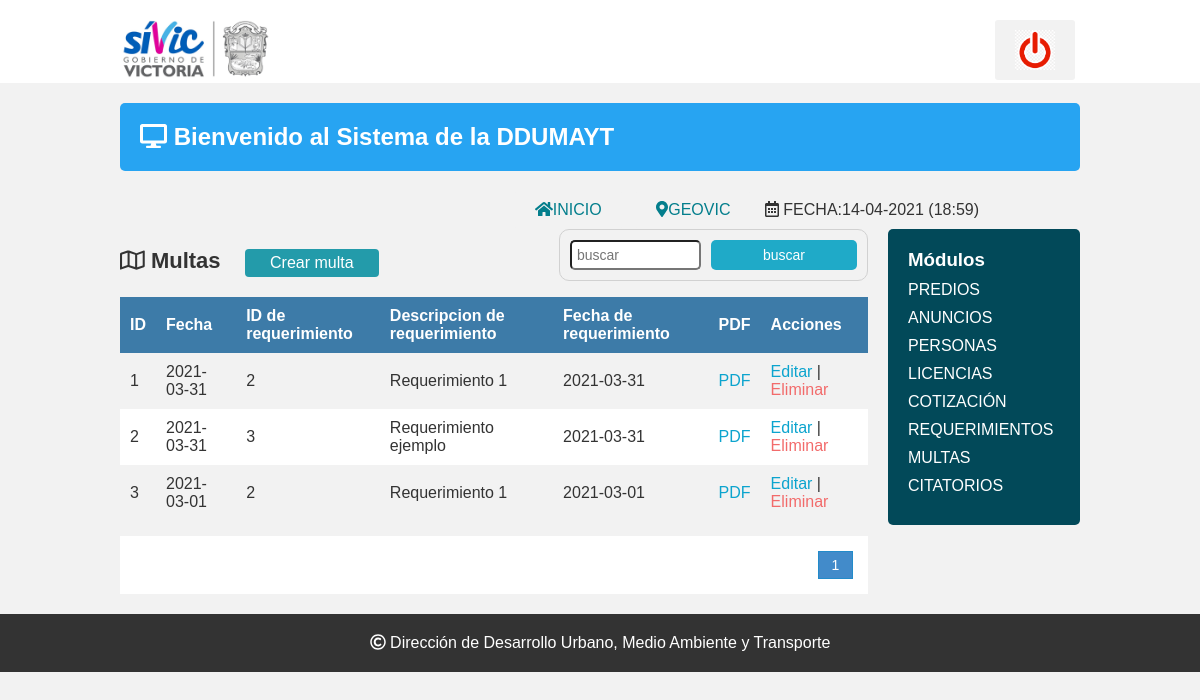
Screenshot of /Sistema/lista_multa.php with the database file from the repository.
### tables this page shows
CREATE TABLE `multas_anuncios` (
  `id_multa` int(11) NOT NULL,
  `fecha` date NOT NULL DEFAULT current_timestamp(),
  `id_requerimiento` int(11) NOT NULL
);

CREATE TABLE `requerimientos_anuncios` (
  `id_requerimiento` int(11) NOT NULL,
  `id_persona` int(11) NOT NULL,
  `fecha` date NOT NULL DEFAULT current_timestamp(),
  `descripcion` varchar(255) NOT NULL
);

### Sistema/lista_multa.php (the view, shortened to what this page needs)
<?php
include "conexion.php";
?>
<!DOCTYPE html>
<html lang="en">
<head>
	<?php include "includes/scripts.php"; ?>
</head>
<body>
<?php include "includes/header.php"; ?>
	<section class="main">
<?php include "includes/wrapp.php"; ?>
			<div class="articulo">
				<H1><i class="far fa-map"></i> Multas</H1>
                <a href="registro_multa.php" class="btn_new">Crear multa</a>
                <form action="buscar_multa.php" method="get" class="form_search">
                	<input type="text" name="busqueda" id="busqueda" placeholder="buscar">
                    <input type="submit" value="buscar" class="btn_search">
                </form>
                <div  style="overflow: auto" width="50%">
                <table>
                	<tr>
                    	<th>ID</th>
                        <th>Fecha</th>
						<th>ID de requerimiento</th>
                        <th>Descripcion de requerimiento</th>
                        <th>Fecha de requerimiento</th>
                        <th>PDF</th>
                        <th>Acciones</th>
                    </tr>
                    <?php
					$sql_registe=mysqli_query($conection,"select count(*) as total_registro from multas_anuncios");
					$result_register=mysqli_fetch_array($sql_registe);
					$total_registro=$result_register['total_registro'];
					$por_pagina=5;
					if(empty($_GET['pagina'])){
						$pagina=1;
					}else{
						$pagina= $_GET['pagina'];
					}
					$desde=($pagina-1)*$por_pagina;
					$total_paginas= ceil($total_registro/$por_pagina);
					$query= mysqli_query($conection,"SELECT m.id_multa, m.fecha, r.fecha as fecha_requerimiento, m.id_requerimiento, r.descripcion from multas_anuncios m inner join requerimientos_anuncios r where r.id_requerimiento=m.id_requerimiento order by id_multa asc  LIMIT $desde,$por_pagina");
					$result=mysqli_num_rows($query);
					if($result>0){
						while ($data= mysqli_fetch_array($query)){
					?>
                    <tr>
                    	<td><?php echo $data['id_multa']; ?></td>
                        <td><?php echo $data['fecha']; ?></td>
                        <td><?php echo $data['id_requerimiento']; ?></td>
						<td><?php echo $data['descripcion']; ?></td>
						<td><?php echo $data['fecha']; ?></td>
						<td>
						<a class="link_edit" type=hidden href="pdf_multa.php?id=<?php echo $data['id_multa']; ?>&fecha=<?php echo $data['fecha']; ?>&fecha_requerimiento=<?php echo $data['fecha_requerimiento']; ?>&id_requerimiento=<?php echo $data['id_requerimiento']; ?>&descripcion=<?php echo $data['descripcion']; ?>">PDF</a>
						</td>
                        <td>
                        	<a class="link_edit" href="editar_multa.php?id=<?php echo $data['id_multa']; ?>">Editar</a>
                            |
                            <a class="link_delete" href="eliminar_confirmar_multa.php?id=<?php echo $data['id_multa']; ?>">Eliminar</a>
                        </td>
                    </tr>
                    <?php
					}
					}
                    ?>
                </table>
                </div>
                <div class="paginador">
                	<ul>
						<?php
						 for ($i=1; $i<=$total_paginas; $i++){
								if($i==$pagina){
									echo '<li class="pageSelect">'.$i.'</li>';
								}else{
									echo '<li><p><a href="?pagina='.$i.'">'.$i.'</a></p></li>';
								 }
							  }
						 ?>
                    </ul>
                </div>
			</div>
		<?php include "includes/aside.php"; ?>
		</div>
	</section>
		<?php include "includes/footer.php"; ?>
</body>
</html>

### Sistema/css/estilos.css (style rules this page uses)
* { -webkit-box-sizing: border-box; -moz-box-sizing: border-box; box-sizing: border-box; margin:0px; padding:0px; }
body { background:#f2f2f2; color:#333; font-family:Arial, helvetica, sans-serif; }
a { text-decoration: none; color:#27a4f2; }
.articulo { float: left; width: 80%; padding:0px 20px 20px 0px; }
ul, ol { list-style:none; }
form { background:#FFF; margin:auto; padding:20px 50px; border:1px solid #d1d1d1; }
input,select { display:block; width:100%; font-size:14px; padding:5px; border:1px solid:#85929e; border-radius:5px; }
.articulo h1 { font-size:22px; display:inline-block; }
.btn_new { display:inline-block; background:#239baa; color:#FFF; padding:5px 25px; border-radius:4px; margin:20px; }
table { border-collapse:collapse; font-size:12pt; width:100%; }
table th { text-align:left; padding:10px; background:#3d7ba8; color:#FFF; }
table tr:nth-child(odd) { background:#FFF; }
table td { padding:10px; }
.link_edit { color:#0ca4ce; }
.link_delete { color:#f26b6b; }
.articulo h1 { text-align:center; }
.paginador ul { padding:15px; list-style:none; background:#FFF; margin-top:15px; display:-webkit-flex; display:-moz-flex; display:-ms-flex; display:-o-flex; display:flex; justify-content: flex-end; }
.paginador a, .pageSelect { color:#428bca; border:1px solid #ddd; padding:5px; display:inline-block; font-size:14px; text-align:center; width:35px; }
.pageSelect { color:#FFF; background:#428bca; border:1px solid #228bca; }
.form_search { display:-webkit-flex; display:-moz-flex; display:-ms-flex; display:-o-flex; display:flex; float:right; background:initial; padding:10px; border-radius:10px; }
.form_search .btn_search { background:#1faac8; color:#FFF; padding:0 20px; border:0; cursor:pointer; margin-left:10px; }

### rows the page displays
multas_anuncios: id_multa "1", fecha "2021-03-31", id_requerimiento "2", id_requerimiento.descripcion "Requerimiento 1"
multas_anuncios: id_multa "2", fecha "2021-03-31", id_requerimiento "3", id_requerimiento.descripcion "Requerimiento ejemplo"
multas_anuncios: id_multa "3", fecha "2021-03-01", id_requerimiento "2", id_requerimiento.descripcion "Requerimiento 1"

### other values shown
$date "14-04-2021 (18:59)"
